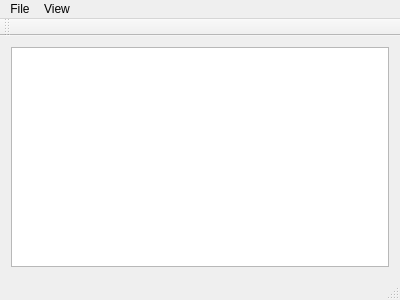
<?xml version="1.0" encoding="UTF-8"?>
<ui version="4.0">
 <class>MainWindow</class>
 <widget class="QMainWindow" name="MainWindow">
  <property name="geometry">
   <rect>
    <x>0</x>
    <y>0</y>
    <width>400</width>
    <height>300</height>
   </rect>
  </property>
  <property name="windowTitle">
   <string>MainWindow</string>
  </property>
  <widget class="QWidget" name="centralWidget">
   <layout class="QVBoxLayout" name="verticalLayout">
    <item>
     <widget class="QTableView" name="tv1"/>
    </item>
   </layout>
  </widget>
  <widget class="QMenuBar" name="menuBar">
   <property name="geometry">
    <rect>
     <x>0</x>
     <y>0</y>
     <width>400</width>
     <height>22</height>
    </rect>
   </property>
   <widget class="QMenu" name="menuFile">
    <property name="title">
     <string>File</string>
    </property>
    <addaction name="actionMakefile"/>
    <addaction name="actionSave"/>
    <addaction name="actionCreate_User_file"/>
    <addaction name="actionExit"/>
   </widget>
   <widget class="QMenu" name="menuView">
    <property name="title">
     <string>View</string>
    </property>
    <addaction name="actionHeaders"/>
    <addaction name="actionSources"/>
   </widget>
   <addaction name="menuFile"/>
   <addaction name="menuView"/>
  </widget>
  <widget class="QToolBar" name="mainToolBar">
   <attribute name="toolBarArea">
    <enum>TopToolBarArea</enum>
   </attribute>
   <attribute name="toolBarBreak">
    <bool>false</bool>
   </attribute>
  </widget>
  <widget class="QStatusBar" name="statusBar"/>
  <action name="actionMakefile">
   <property name="text">
    <string>Open Makefile</string>
   </property>
  </action>
  <action name="actionSave">
   <property name="text">
    <string>Save</string>
   </property>
  </action>
  <action name="actionExit">
   <property name="text">
    <string>Exit</string>
   </property>
  </action>
  <action name="actionHeaders">
   <property name="text">
    <string>Headers</string>
   </property>
  </action>
  <action name="actionSources">
   <property name="text">
    <string>Sources</string>
   </property>
  </action>
  <action name="actionCreate_User_file">
   <property name="text">
    <string>Create User file</string>
   </property>
  </action>
 </widget>
 <layoutdefault spacing="6" margin="11"/>
 <resources/>
 <connections/>
</ui>
